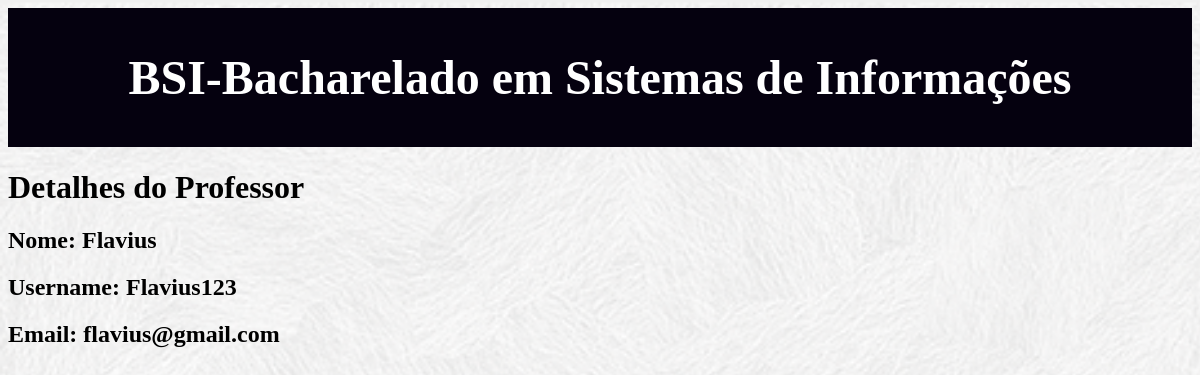
The app's page /bsi/professor/view/3 with its own data.
### bsi/models.py (models this page shows, shortened)
class Professor(models.Model):
    nome = models.CharField(max_length=100)
    username = models.CharField(max_length=100)
    senha = models.CharField(max_length=100)
    email = models.CharField(max_length=100)

### bsi/views.py (the view)
# urls.py: path('professor/view/<int:pk>', views.ProfessorView.as_view(), name='professor_view'),
class ProfessorView(DetailView):
    model = models.Professor

### bsi/templates/bsi/professor_detail.html
{% load static %}
<link rel="stylesheet" type="text/css" href="{% static 'bsi/bsi.css'%}">
<div class="page-header">
   <h1><a href="../../../bsi/">BSI-Bacharelado em Sistemas de Informações</a></h1>
</div>
<h1>Detalhes do Professor</h1>
<h2>Nome: {{object.nome}}</h2>
<h2>Username: {{object.username}}</h2>
<h2>Email: {{object.email}}</h2>

### bsi/static/bsi/bsi.css (style rules this page uses)
.page-header { background-color: rgb(5, 1, 15); margin-top: 0; padding: 10px 10px 10px 10px; text-align: center; }
.page-header h1, .page-header h1 a, .page-header h1 a:visited, .page-header h1 a:active { color: #ffffff; font-size: 36pt; text-decoration: none; }
h1, h2, h3, h4 { font-family: 'Times', cursive; }

### records on screen
Professor: nome "Flavius", username "Flavius123", email "flavius@gmail.com"
